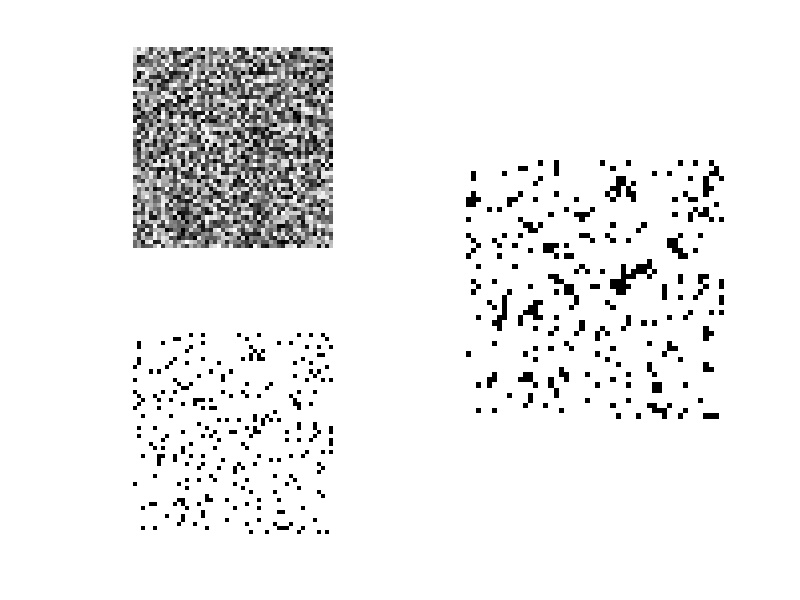

The MATLAB script that drew this image:
clear all;
close all;

% Generate an m by n binary occupancy grid where the obstaces are clustered into islands or other shapes as opposed to being purely randomized

n_rows = 50;
n_cols = 50;
initial_obstacles = 0.875;
min_obstacle = 0.125;
max_obstacle = 0.75;

rand_matrix = rand(n_rows, n_cols);

subplot(2,2,1);
imshow(1-rand_matrix, 'InitialMagnification', 'fit');

obstacle_matrix_read = rand_matrix >= initial_obstacles;
obstacle_matrix_mod = obstacle_matrix_read;

subplot(2,2,3);
imshow(~obstacle_matrix_read, 'InitialMagnification', 'fit');
%free = find(rand_matrix < 0.25);

[r, c] = find((rand_matrix >= min_obstacle) & (rand_matrix < max_obstacle));
possible_obstacles = [r, c];

neighbors = [0 1;
             0 -1;
             1 0;
            -1 0
             1 1
             1 -1
            -1 1
            -1 -1];

for i=1:size(possible_obstacles)
    row = possible_obstacles(i,1);
    col = possible_obstacles(i,2);
	num_neighbors = 0;
    for j=1:size(neighbors,1)
        r = neighbors(j,1) + row;
        c = neighbors(j,2) + col;
        if r > 0 && r <= n_rows && c > 0 && c <= n_cols
            % we can check if this is good
            num_neighbors = num_neighbors + obstacle_matrix_read(r,c);
        end
    end
    if num_neighbors/8 >= rand_matrix(row, col)
        obstacle_matrix_mod(row, col) = 1;
    end
end

subplot(1,2,2);
imshow(~obstacle_matrix_mod, 'InitialMagnification', 'fit');
    
    
    
